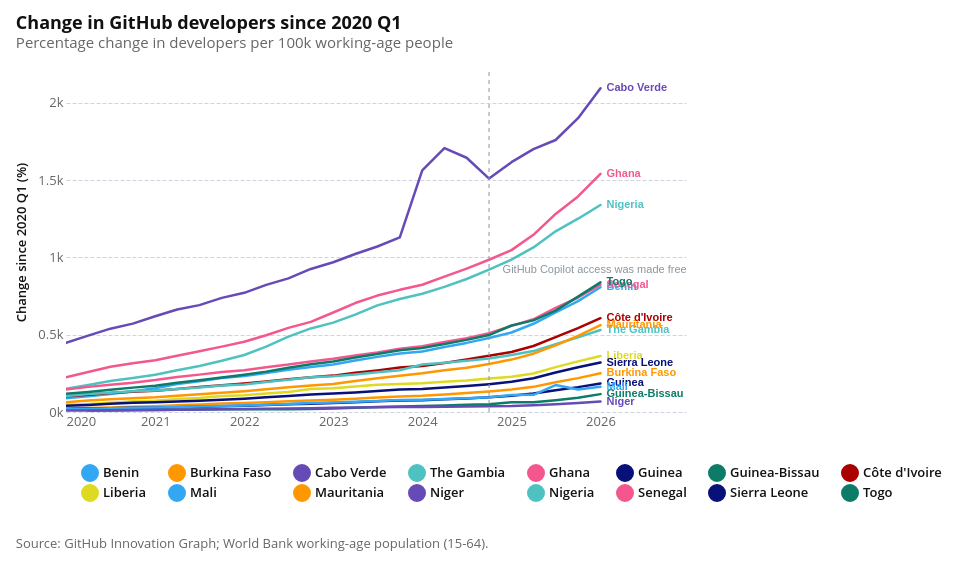

This figure's notebook cell:
### Code cell
POPULATION_NOTE = (
    "Source: GitHub Innovation Graph; World Bank working-age population (15-64)."
)

developers_chart = make_trend_chart(
    developers,
    raw_col="developers_per_100k",
    value_col="developers_per_100k",
    title=f"Change in GitHub developers since {baseline_label}",
    subtitle="Percentage change in developers per 100k working-age people",
    y_axis_title=f"Change since {baseline_label} (%)",
)
developers_chart += (
    alt.Chart(pd.DataFrame({"quarter_start": [pd.Timestamp("2024-10-01")]}))
    .mark_rule(color=attaviz.REFERENCE, strokeDash=[4, 4])
    .encode(x="quarter_start:T")
)
copilot_annotation = pd.DataFrame(
    {
        "label_date": [pd.Timestamp("2024-11-01")],
        "label_height": [developers["change_from_baseline"].max() * 0.89],
        "label": ["GitHub Copilot access\nwas made free"],
    }
)
developers_chart += (
    alt.Chart(copilot_annotation)
    .mark_text(align="left", baseline="middle", dx=6, color=attaviz.REFERENCE)
    .encode(
        x="label_date:T",
        y="label_height:Q",
        text="label:N",
    )
)

attaviz.add_caption(developers_chart, POPULATION_NOTE)

### Figure 1 — Vega specification as saved in the notebook (floating-point values rounded to 4 significant figures; data arrays with more than 128 entries replaced by an {"elided": "..."} marker saying what was removed)
{"$schema": "https://vega.github.io/schema/vega/v6.json", "data": [{"name": "param_e75d3278c18764fb_store"}, {"name": "param_db82be42624d4632_store"}, {"name": "source_0"}, {"name": "data_0", "values": {"elided": "399 records"}, "transform": [{"type": "formula", "expr": "toDate(datum['quarter_start'])", "as": "quarter_start"}]}, {"name": "data_1", "values": [{"country_name": "Burkina Faso", "developers_per_100k": 250.3, "quarter_start": "2026-01-01T00:00:00.000"}, {"country_name": "Benin", "developers_per_100k": 807.1, "quarter_start": "2026-01-01T00:00:00.000"}, {"country_name": "Côte d'Ivoire", "developers_per_100k": 606.9, "quarter_start": "2026-01-01T00:00:00.000"}, {"country_name": "Cabo Verde", "developers_per_100k": 2094.0, "quarter_start": "2026-01-01T00:00:00.000"}, {"country_name": "Ghana", "developers_per_100k": 1541.0, "quarter_start": "2026-01-01T00:00:00.000"}, {"country_name": "The Gambia", "developers_per_100k": 530.9, "quarter_start": "2026-01-01T00:00:00.000"}, {"country_name": "Guinea", "developers_per_100k": 185.1, "quarter_start": "2026-01-01T00:00:00.000"}, {"country_name": "Guinea-Bissau", "developers_per_100k": 115.7, "quarter_start": "2026-01-01T00:00:00.000"}, {"country_name": "Liberia", "developers_per_100k": 362.2, "quarter_start": "2026-01-01T00:00:00.000"}, {"country_name": "Mali", "developers_per_100k": 163.0, "quarter_start": "2026-01-01T00:00:00.000"}, {"country_name": "Mauritania", "developers_per_100k": 562.5, "quarter_start": "2026-01-01T00:00:00.000"}, {"country_name": "Niger", "developers_per_100k": 67.21, "quarter_start": "2026-01-01T00:00:00.000"}, {"country_name": "Nigeria", "developers_per_100k": 1339.0, "quarter_start": "2026-01-01T00:00:00.000"}, {"country_name": "Sierra Leone", "developers_per_100k": 320.0, "quarter_start": "2026-01-01T00:00:00.000"}, {"country_name": "Senegal", "developers_per_100k": 823.4, "quarter_start": "2026-01-01T00:00:00.000"}, {"country_name": "Togo", "developers_per_100k": 838.7, "quarter_start": "2026-01-01T00:00:00.000"}], "transform": [{"type": "formula", "expr": "toDate(datum['quarter_start'])", "as": "quarter_start"}]}, {"name": "source_1", "values": [{"quarter_start": "2024-10-01T00:00:00.000"}], "transform": [{"type": "formula", "expr": "toDate(datum['quarter_start'])", "as": "quarter_start"}]}, {"name": "source_2", "values": [{"label": "GitHub Copilot access\nwas made free", "label_date": "2024-11-01T00:00:00.000", "label_height": 920.6}], "transform": [{"type": "formula", "expr": "toDate(datum['label_date'])", "as": "label_date"}]}], "signals": [{"name": "childHeight", "value": 340}, {"name": "unit", "value": {}, "on": [{"events": "pointermove", "update": "isTuple(group()) ? group() : unit"}]}, {"name": "param_e75d3278c18764fb_country_name_legend", "value": null, "on": [{"events": [{"source": "view", "markname": "country_name_legend_symbols", "type": "click"}, {"source": "view", "markname": "country_name_legend_labels", "type": "click"}, {"source": "view", "markname": "country_name_legend_entries", "type": "click"}], "update": "isDefined(datum.value) ? datum.value : item().items[0].items[0].datum.value", "force": true}, {"events": [{"source": "view", "type": "click"}], "update": "!event.item || !datum ? null : param_e75d3278c18764fb_country_name_legend", "force": true}]}, {"name": "param_e75d3278c18764fb", "update": "vlSelectionResolve(\"param_e75d3278c18764fb_store\", \"union\", true, true)"}, {"name": "param_db82be42624d4632", "update": "{\"quarter_start\": param_db82be42624d4632_quarter_start}"}, {"name": "param_db82be42624d4632_quarter_start"}], "marks": [{"type": "group", "name": "concat_0_group", "encode": {"update": {"height": {"signal": "childHeight"}, "width": {"signal": "width"}}}, "signals": [{"name": "param_e75d3278c18764fb_tuple", "update": "param_e75d3278c18764fb_country_name_legend !== null ? {fields: param_e75d3278c18764fb_tuple_fields, values: [param_e75d3278c18764fb_country_name_legend]} : null"}, {"name": "param_e75d3278c18764fb_tuple_fields", "value": [{"type": "E", "field": "country_name"}]}, {"name": "param_e75d3278c18764fb_toggle", "value": false, "on": [{"events": {"merge": [{"source": "view", "type": "click"}]}, "update": "event.shiftKey"}]}, {"name": "param_e75d3278c18764fb_modify", "on": [{"events": {"signal": "param_e75d3278c18764fb_tuple"}, "update": "modify(\"param_e75d3278c18764fb_store\", param_e75d3278c18764fb_toggle ? null : param_e75d3278c18764fb_tuple, param_e75d3278c18764fb_toggle ? null : true, param_e75d3278c18764fb_toggle ? param_e75d3278c18764fb_tuple : null)"}]}, {"name": "param_db82be42624d4632_quarter_start", "on": [{"events": [{"source": "view", "type": "dblclick"}], "update": "null"}, {"events": {"signal": "param_db82be42624d4632_translate_delta"}, "update": "panLinear(param_db82be42624d4632_translate_anchor.extent_x, -param_db82be42624d4632_translate_delta.x / width)"}, {"events": {"signal": "param_db82be42624d4632_zoom_delta"}, "update": "zoomLinear(domain(\"concat_0_x\"), param_db82be42624d4632_zoom_anchor.x, param_db82be42624d4632_zoom_delta)"}], "push": "outer"}, {"name": "param_db82be42624d4632_tuple", "on": [{"events": [{"signal": "param_db82be42624d4632_quarter_start"}], "update": "param_db82be42624d4632_quarter_start ? {unit: \"view_65a0f3a5ada5f1d0_0\", fields: param_db82be42624d4632_tuple_fields, values: [param_db82be42624d4632_quarter_start]} : null"}]}, {"name": "param_db82be42624d4632_tuple_fields", "value": [{"field": "quarter_start", "channel": "x", "type": "R"}]}, {"name": "param_db82be42624d4632_translate_anchor", "value": {}, "on": [{"events": [{"source": "scope", "type": "pointerdown"}], "update": "{x: x(unit), y: y(unit), extent_x: domain(\"concat_0_x\")}"}]}, {"name": "param_db82be42624d4632_translate_delta", "value": {}, "on": [{"events": [{"source": "window", "between": [{"source": "scope", "type": "pointerdown"}, {"source": "window", "type": "pointerup"}], "type": "pointermove", "consume": true}], "update": "{x: param_db82be42624d4632_translate_anchor.x - x(unit), y: param_db82be42624d4632_translate_anchor.y - y(unit)}"}]}, {"name": "param_db82be42624d4632_zoom_anchor", "on": [{"events": [{"source": "scope", "type": "wheel", "consume": true}], "update": "{x: invert(\"concat_0_x\", x(unit)), y: invert(\"concat_0_y\", y(unit))}"}]}, {"name": "param_db82be42624d4632_zoom_delta", "on": [{"events": [{"source": "scope", "type": "wheel", "consume": true}], "update": "pow(1.001, event.deltaY * pow(16, event.deltaMode))", "force": true}]}, {"name": "param_db82be42624d4632_modify", "on": [{"events": {"signal": "param_db82be42624d4632_tuple"}, "update": "modify(\"param_db82be42624d4632_store\", param_db82be42624d4632_tuple, true)"}]}], "marks": [{"type": "group", "name": "view_65a0f3a5ada5f1d0_0_pathgroup", "from": {"facet": {"data": "data_0", "name": "faceted_path_view_65a0f3a5ada5f1d0_0_main", "groupby": ["country_name"]}}, "encode": {"update": {"width": {"field": {"signal": null, "datum": null, "group": "width", "parent": null}}, "height": {"field": {"signal": null, "datum": null, "group": "height", "parent": null}}}}, "marks": [{"type": "line", "name": "view_65a0f3a5ada5f1d0_0_marks", "from": {"data": "faceted_path_view_65a0f3a5ada5f1d0_0_main"}, "sort": {"field": "x"}, "encode": {"update": {"strokeWidth": {"value": 2.5}, "stroke": {"field": "country_name", "scale": "color"}, "x": {"field": "quarter_start", "scale": "concat_0_x"}, "opacity": [{"value": 1, "test": "!length(data(\"param_e75d3278c18764fb_store\")) || vlSelectionTest(\"param_e75d3278c18764fb_store\", datum)"}, {"value": 0.15}], "y": {"field": "developers_per_100k", "scale": "concat_0_y"}, "defined": {"signal": "isValid(datum[\"quarter_start\"]) && isFinite(+datum[\"quarter_start\"]) && isValid(datum[\"developers_per_100k\"]) && isFinite(+datum[\"developers_per_100k\"])"}, "tooltip": {"signal": "{\"Country\": isValid(datum[\"country_name\"]) ? isArray(datum[\"country_name\"]) ? join(datum[\"country_name\"], '\\n') : datum[\"country_name\"] : \"\"+datum[\"country_name\"], \"Year\": isValid(datum[\"year\"]) ? isArray(datum[\"year\"]) ? join(datum[\"year\"], '\\n') : datum[\"year\"] : \"\"+datum[\"year\"], \"Quarter\": isValid(datum[\"quarter\"]) ? isArray(datum[\"quarter\"]) ? join(datum[\"quarter\"], '\\n') : datum[\"quarter\"] : \"\"+datum[\"quarter\"], \"Change since 2020 Q1 (%)\": format(datum[\"developers_per_100k\"], \",.0f\"), \"Developers Per 100K\": format(datum[\"developers_per_100k\"], \",\"), \"Working-age population\": format(datum[\"working_age_population\"], \",.0f\")}"}}}, "clip": true, "interactive": true, "style": ["line"]}]}, {"type": "text", "name": "concat_0_layer_1_marks", "from": {"data": "data_1"}, "encode": {"update": {"text": {"signal": "isValid(datum[\"country_name\"]) ? datum[\"country_name\"] : \"\"+datum[\"country_name\"]"}, "tooltip": {"signal": "{\"quarter_start\": timeFormat(datum[\"quarter_start\"], \"%b %d, %Y\"), \"Change since 2020 Q1 (%)\": format(datum[\"developers_per_100k\"], \"~s\"), \"country_name\": isValid(datum[\"country_name\"]) ? isArray(datum[\"country_name\"]) ? join(datum[\"country_name\"], '\\n') : datum[\"country_name\"] : \"\"+datum[\"country_name\"]}"}, "fill": {"field": "country_name", "scale": "color"}, "dx": {"value": 6}, "align": {"value": "left"}, "baseline": {"value": "middle"}, "opacity": [{"value": 1, "test": "!length(data(\"param_e75d3278c18764fb_store\")) || vlSelectionTest(\"param_e75d3278c18764fb_store\", datum)"}, {"value": 0.15}], "x": {"field": "quarter_start", "scale": "concat_0_x"}, "y": {"field": "developers_per_100k", "scale": "concat_0_y"}, "fontWeight": {"value": "bold"}}}, "interactive": false, "style": ["text"], "clip": true}, {"type": "rule", "name": "concat_0_layer_2_marks", "from": {"data": "source_1"}, "encode": {"update": {"strokeDash": {"value": [4, 4]}, "stroke": {"value": "#8A969F"}, "tooltip": {"signal": "{\"quarter_start\": timeFormat(datum[\"quarter_start\"], \"%b %d, %Y\")}"}, "y2": {"field": {"signal": null, "datum": null, "group": "height", "parent": null}}, "y": {"value": 0}, "x": {"field": "quarter_start", "scale": "concat_0_x"}}}, "interactive": false, "clip": true, "style": ["rule"]}, {"type": "text", "name": "concat_0_layer_3_marks", "from": {"data": "source_2"}, "encode": {"update": {"x": {"field": "label_date", "scale": "concat_0_x"}, "dx": {"value": 6}, "align": {"value": "left"}, "baseline": {"value": "middle"}, "y": {"field": "label_height", "scale": "concat_0_y"}, "tooltip": {"signal": "{\"label_date\": timeFormat(datum[\"label_date\"], \"%b %d, %Y\"), \"label_height\": format(datum[\"label_height\"], \"\"), \"label\": isValid(datum[\"label\"]) ? isArray(datum[\"label\"]) ? join(datum[\"label\"], '\\n') : datum[\"label\"] : \"\"+datum[\"label\"]}"}, "text": {"signal": "isValid(datum[\"label\"]) ? datum[\"label\"] : \"\"+datum[\"label\"]"}, "fill": {"value": "#8A969F"}}}, "style": ["text"], "interactive": false, "clip": true}], "axes": [{"scale": "concat_0_y", "labels": false, "tickCount": 5, "zindex": 0, "orient": "left", "aria": false, "grid": true, "gridScale": "concat_0_x", "maxExtent": 0, "minExtent": 0, "ticks": false, "domain": false}, {"scale": "concat_0_x", "labelFlush": true, "orient": "bottom", "grid": false, "labelBaseline": "top", "labelOverlap": true, "zindex": 0, "tickCount": 5}, {"scale": "concat_0_y", "orient": "left", "zindex": 0, "format": "~s", "tickCount": 5, "grid": false, "labelOverlap": true, "title": "Change since 2020 Q1 (%)"}], "title": {"text": "Change in GitHub developers since 2020 Q1", "offset": 21, "anchor": "start", "subtitle": "Percentage change in developers per 100k working-age people"}, "style": "cell"}], "scales": [{"name": "color", "type": "ordinal", "domain": ["Benin", "Burkina Faso", "Cabo Verde", "The Gambia", "Ghana", "Guinea", "Guinea-Bissau", "Côte d'Ivoire", "Liberia", "Mali", "Mauritania", "Niger", "Nigeria", "Senegal", "Sierra Leone", "Togo"], "range": ["#34A7F2", "#FF9800", "#664AB6", "#4EC2C0", "#F3578E", "#081079", "#0C7C68", "#AA0000", "#DDDA21"]}, {"name": "concat_0_x", "type": "time", "domain": {"fields": [{"signal": "{data: datetime(\"2020-01-01T00:00:00\")}"}, {"signal": "{data: datetime(\"2026-12-17T17:16:48\")}"}]}, "range": [0, {"signal": "width"}], "domainRaw": {"signal": "param_db82be42624d4632[\"quarter_start\"]"}}, {"name": "concat_0_y", "type": "linear", "domain": {"fields": [{"data": "data_0", "field": "developers_per_100k"}, {"data": "data_1", "field": "developers_per_100k"}, {"data": "source_2", "field": "label_height"}]}, "range": [{"signal": "childHeight"}, 0], "nice": true, "zero": true}], "title": {"text": "Source: GitHub Innovation Graph; World Bank working-age population (15-64).", "offset": 21, "anchor": "start", "fontSize": 13, "fontWeight": 400, "color": "#666666", "lineHeight": 20, "orient": "bottom", "font": "Open Sans, sans-serif"}, "legends": [{"columns": 8, "orient": "bottom", "stroke": "color", "direction": "horizontal", "symbolType": "circle", "encode": {"labels": {"name": "country_name_legend_labels", "interactive": true, "update": {"opacity": [{"test": "(!length(data(\"param_e75d3278c18764fb_store\")) || (param_e75d3278c18764fb[\"country_name\"] && indexof(param_e75d3278c18764fb[\"country_name\"], datum.value) >= 0))", "value": 1}, {"value": 0.35}], "cursor": {"value": "pointer"}}}, "symbols": {"name": "country_name_legend_symbols", "interactive": true, "update": {"strokeWidth": {"value": 4}, "strokeJoin": {"value": "round"}, "opacity": [{"test": "(!length(data(\"param_e75d3278c18764fb_store\")) || (param_e75d3278c18764fb[\"country_name\"] && indexof(param_e75d3278c18764fb[\"country_name\"], datum.value) >= 0))", "value": 1}, {"value": 0.35}], "cursor": {"value": "pointer"}}}, "entries": {"name": "country_name_legend_entries", "interactive": true, "update": {"fill": {"value": "transparent"}, "cursor": {"value": "pointer"}}}}, "fill": "color"}], "width": 620, "config": {"range": {"category": ["#34A7F2", "#FF9800", "#664AB6", "#4EC2C0", "#F3578E", "#081079", "#0C7C68", "#AA0000", "#DDDA21"], "diverging": ["#920000", "#BD6126", "#E3A763", "#EFEFEF", "#80BDE7", "#3587C3", "#025288"], "heatmap": ["#E3F6FD", "#75CCEC", "#089BD4", "#0169A1", "#023B6F"], "ordinal": ["#E3F6FD", "#75CCEC", "#089BD4", "#0169A1", "#023B6F"], "ramp": ["#E3F6FD", "#75CCEC", "#089BD4", "#0169A1", "#023B6F"]}, "mark": {"tooltip": true}, "axis": {"domain": false, "grid": true, "gridColor": "#CED4DE", "gridDash": [4, 2], "gridWidth": 1, "labelFont": "Open Sans, sans-serif", "labelFontSize": 13, "labelFontWeight": 400, "labelColor": "#666666", "labelPadding": 3, "tickColor": "#CED4DE", "tickSize": 5, "tickCount": 5, "titleFont": "Open Sans, sans-serif", "titleFontSize": 13, "titleFontWeight": 600, "titleColor": "#111111", "titlePadding": 9}, "axisBand": {"labelPadding": 6, "tickSize": 0}, "axisX": {"grid": false, "tickSize": 0, "labelAngle": 0}, "axisY": {"domain": false, "ticks": false, "gridColor": "#CED4DE", "gridDash": [4, 2], "gridWidth": 1}, "legend": {"labelFont": "Open Sans, sans-serif", "labelFontSize": 13, "labelFontWeight": 600, "labelColor": "#111111", "titleFont": "Open Sans, sans-serif", "titleFontSize": 13, "titleFontWeight": 600, "titleColor": "#111111", "titlePadding": 3, "symbolSize": 196, "symbolStrokeWidth": 0, "padding": 15, "offset": 21, "columnPadding": 21, "orient": "bottom", "labelLimit": 200, "titleLimit": 200}, "style": {"cell": {"stroke": null}, "arc": {"stroke": "white", "strokeWidth": 1}, "area": {"opacity": 0.7}, "bar": {"cornerRadiusEnd": 0}, "line": {"strokeWidth": 4, "strokeCap": "round", "strokeJoin": "round"}, "point": {"size": 60, "stroke": "white", "strokeWidth": 1}, "rect": {"stroke": "#8A969F", "strokeWidth": 0.5}, "circle": {"stroke": "white", "strokeWidth": 1}, "square": {"stroke": "white", "strokeWidth": 1}, "geoshape": {"stroke": "#666666", "strokeWidth": 0.3, "strokeJoin": "round", "strokeCap": "round"}, "group-title": {"font": "Open Sans, sans-serif", "fontSize": 18, "fontWeight": 700, "lineHeight": 22, "fill": "#111111"}}, "title": {"subtitleColor": "#666666", "subtitleFont": "Open Sans, sans-serif", "subtitleFontSize": 15, "subtitleFontWeight": 400, "subtitleLineHeight": 18, "subtitlePadding": 3}}, "background": "white", "padding": 15, "layout": {"padding": 18, "columns": 1, "bounds": "full", "align": "each"}}
